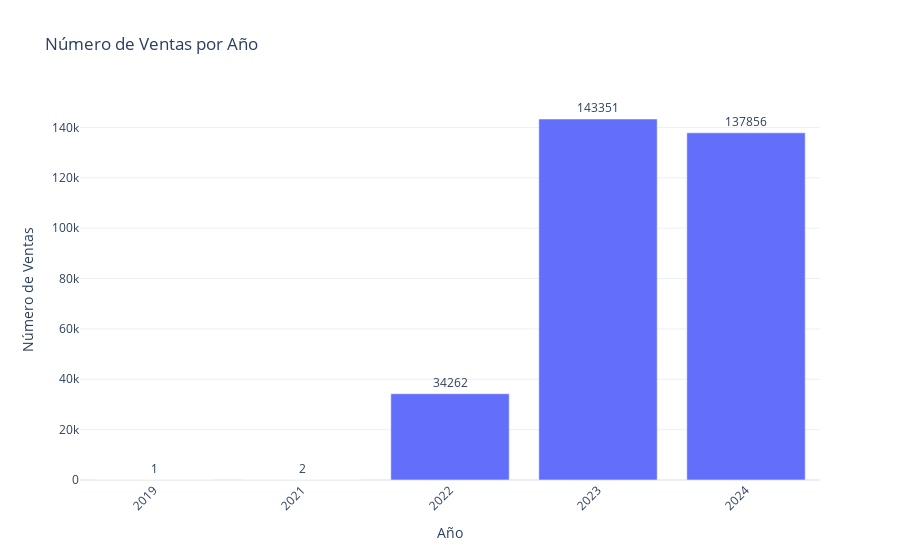

Write notebook code for a chart like this one.
### Markdown cell above
#### 2.3 Barplot

### Code cell
# Barplt con Plotly
dataset['Fecha de procesamiento del desembolso'] = pd.to_datetime(dataset['Fecha de procesamiento del desembolso'])

# escogemos los años
dataset['año'] = dataset['Fecha de procesamiento del desembolso'].dt.to_period('Y')

# hacemos un conteo agrupando por año
ventas_por_mes = dataset.groupby('año')['Código Préstamo'].count().reset_index()
ventas_por_mes['año'] = ventas_por_mes['año'].astype(str)  # convertimos a string 

# seteamos los parámetros del gráfico
fig = px.bar(
    ventas_por_mes, 
    x='año', 
    y='Código Préstamo',
    title='Número de Ventas por Año',
    labels={'año_mes': 'Año y Mes', 'venta_id': 'Número de Ventas'},
    template='plotly_white',
    text='Código Préstamo'  
)

# configuraciones acidionales
fig.update_traces(textposition='outside') 
fig.update_layout(
    xaxis_title='Año',
    yaxis_title='Número de Ventas',
    xaxis_tickangle=-45 
)

# pleteamos
fig.show()

### Figure 1 — Plotly figure (JSON) as saved in the notebook; plotly's stock layout.template omitted (floating-point values rounded to 4 significant figures)
{"data": [{"alignmentgroup": "True", "hovertemplate": "año=%{x}<br>Código Préstamo=%{text}<extra></extra>", "legendgroup": "", "marker": {"color": "#636efa", "pattern": {"shape": ""}}, "name": "", "offsetgroup": "", "orientation": "v", "showlegend": false, "text": [1, 2, 34262, 143351, 137856], "textposition": "outside", "type": "bar", "x": ["2019", "2021", "2022", "2023", "2024"], "xaxis": "x", "y": [1, 2, 34262, 143351, 137856], "yaxis": "y"}], "layout": {"barmode": "relative", "legend": {"tracegroupgap": 0}, "title": {"text": "Número de Ventas por Año"}, "xaxis": {"anchor": "y", "domain": [0, 1], "tickangle": -45, "title": {"text": "Año"}}, "yaxis": {"anchor": "x", "domain": [0, 1], "title": {"text": "Número de Ventas"}}}}
